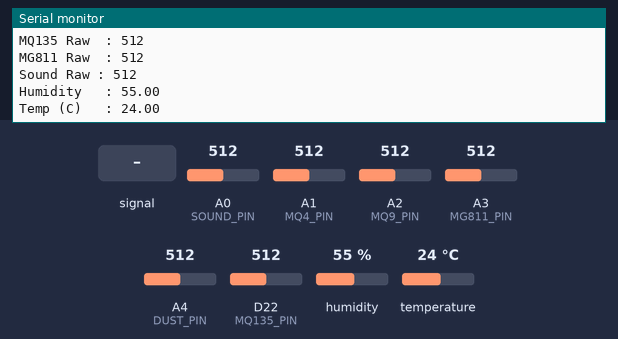
The sketch below on a simulated Arduino MKR. Shown: the last lines printed to the serial monitor. The inputs (shaded band) are chosen by the test bench; at power-on: humidity 55 %, A0 (SOUND_PIN) = 512, A1 (MQ4_PIN) = 512, A2 (MQ9_PIN) = 512, A3 (MG811_PIN) = 512, A4 (DUST_PIN) = 512, D22 (MQ135_PIN) = 512, temperature 24 °C.

Above: at 2.3 s.
2.4 s: A0 (SOUND_PIN) fed a 200 Hz sine of ±81 counts around its level
4.5 s: humidity set to 22 %
At 5.3 s:
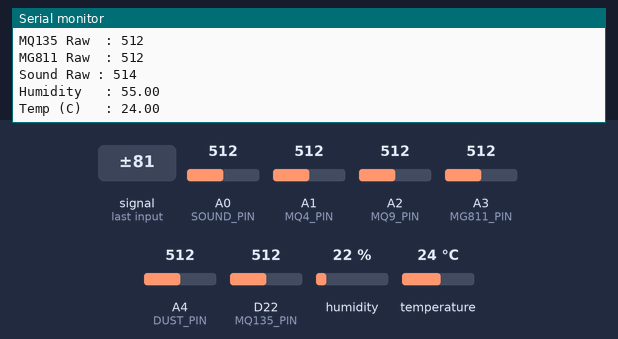
6.6 s: A0 (SOUND_PIN) set to 716
At 8.4 s:
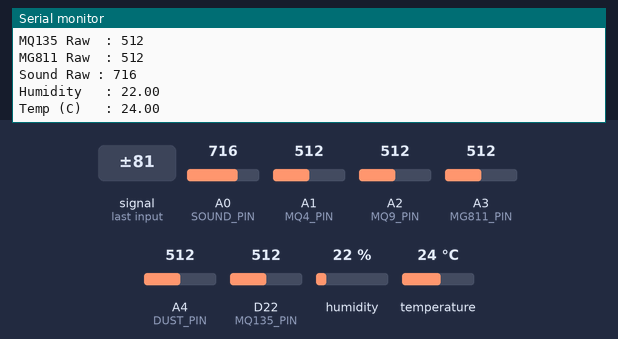
8.7 s: A1 (MQ4_PIN) set to 716
10.8 s: A2 (MQ9_PIN) set to 716
12.9 s: A3 (MG811_PIN) set to 716
Timing chart, 0 to 15.9 s (numbered marks = the images above; inputs shaded):
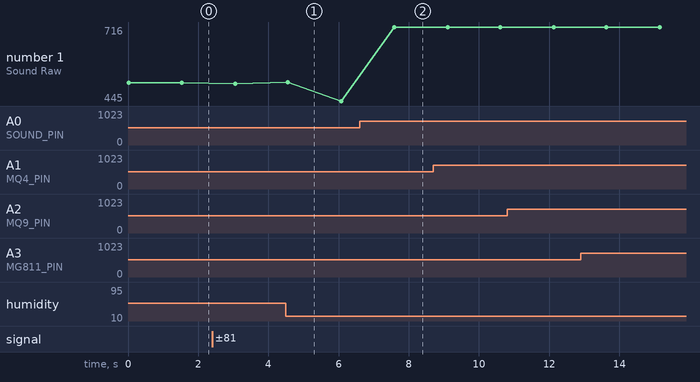

The sketch:

raw_test.ino
```cpp
#include <WiFiNINA.h>

#include "DHT.h"


// ------------ PIN DEFINITIONS ------------
#define DUST_PIN   A4
#define MQ4_PIN    A1
#define MQ9_PIN    A2
#define MQ135_PIN  A7
#define MG811_PIN  A3
#define SOUND_PIN  A0

#define DHTPIN 3
#define DHTTYPE DHT11

DHT dht(DHTPIN, DHTTYPE);

// ------------ SETUP ------------
void setup() {
  Serial.begin(9600);
  dht.begin();
  Serial.println("=== RAW SENSOR VALUE TEST ===");
}

// ------------ LOOP ------------
void loop() {

  // ---- RAW ANALOG READS ----
  int dustRaw   = analogRead(DUST_PIN);
  int mq4Raw    = analogRead(MQ4_PIN);
  int mq9Raw    = analogRead(MQ9_PIN);
  int mq135Raw  = analogRead(MQ135_PIN);
  int mg811Raw  = analogRead(MG811_PIN);
  int soundRaw  = analogRead(SOUND_PIN);

  // ---- DHT ----
  float humidity = dht.readHumidity();
  float tempC = dht.readTemperature();

  // ---- PRINT ----
  Serial.println("\n--- RAW SENSOR VALUES ---");

  Serial.print("Dust Raw   : "); Serial.println(dustRaw);
  Serial.print("MQ4 Raw    : "); Serial.println(mq4Raw);
  Serial.print("MQ9 Raw    : "); Serial.println(mq9Raw);
  Serial.print("MQ135 Raw  : "); Serial.println(mq135Raw);
  Serial.print("MG811 Raw  : "); Serial.println(mg811Raw);
  Serial.print("Sound Raw : "); Serial.println(soundRaw);

  Serial.print("Humidity   : ");
  Serial.println(isnan(humidity) ? -1 : humidity);

  Serial.print("Temp (C)   : ");
  Serial.println(isnan(tempC) ? -1 : tempC);

  delay(1500);
}
```

Measured:
- after the input at 6.6 s, the serial monitor: prints a new line after 0.98 s (image 2)
- plotted number 1: 512 → 508 after the input at 2.4 s, 445 → 716 after the input at 6.6 s
